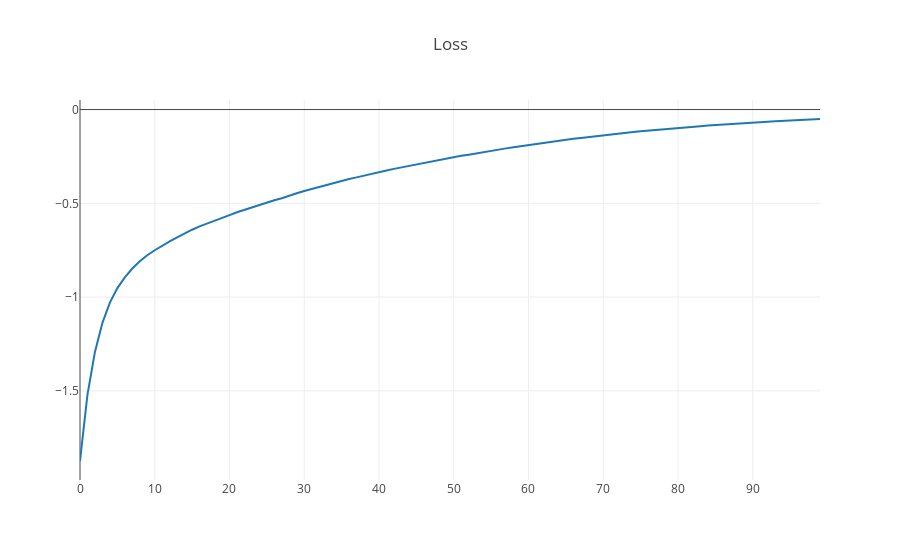

The code cell stored with this chart in its notebook:
### Markdown cell above
Next, we perform backpropagation to train the critic.  First, we pass the XOR input data through the critic to perform forward propagation, then we calculate the negative MSE of the actual XOR output data and the critic's output.  We perform both of these operations within the `GradientTape` context manager, which records operations for automatic differentiation.  
We can then call the resulting `tape.gradient` method with the loss and weights we want to recieve the gradients for (i.e., the critic's trainable_weights).  This gives us back the gradients as tensors.  We can then iterate through the gradients and the critic's corresponding weights and add the gradients (multiplied by our learning rate `lr`) to the weights.

This will complete one iteration of backpropagation for our critic.  We repeat this process for `epochs` iterations, which should result in fairly accurate results.

https://www.tensorflow.org/api_docs/python/tf/GradientTape

### Code cell
lr = 0.01
epochs = 100
losses = []

for epoch in range(epochs):
    with tf.GradientTape() as tape:
        values = critic(input_data)
        critic_loss = -tf.reduce_sum((output_data - values)**2)

    losses.append(float(critic_loss))
    critic_grads = tape.gradient(critic_loss, critic.trainable_weights)
    for w, g in zip(critic.trainable_weights, critic_grads):
        w.assign_add(lr * g)

print('- critic_loss:\n', critic_loss)
print('\n- output_data:\n', output_data)
print('\n- values:\n', values)
print()

plotly.offline.iplot({
    "data": [go.Scatter(x=np.arange(len(losses)), y=losses)],
    "layout": go.Layout(title="Loss")
})

### Figure 1 — Plotly figure (JSON) as saved in the notebook; plotly's stock layout.template omitted (floating-point values rounded to 4 significant figures)
{"data": [{"type": "scatter", "uid": "dc287c62-2db9-48e5-9791-672ebd8e93fc", "x": [0, 1, 2, 3, 4, 5, 6, 7, 8, 9, 10, 11, 12, 13, 14, 15, 16, 17, 18, 19, 20, 21, 22, 23, 24, 25, 26, 27, 28, 29, 30, 31, 32, 33, 34, 35, 36, 37, 38, 39, 40, 41, 42, 43, 44, 45, 46, 47, 48, 49, 50, 51, 52, 53, 54, 55, 56, 57, 58, 59, 60, 61, 62, 63, 64, 65, 66, 67, 68, 69, 70, 71, 72, 73, 74, 75, 76, 77, 78, 79, 80, 81, 82, 83, 84, 85, 86, 87, 88, 89, 90, 91, 92, 93, 94, 95, 96, 97, 98, 99], "y": [-1.874, -1.52, -1.292, -1.137, -1.029, -0.9522, -0.8947, -0.8477, -0.8091, -0.7768, -0.7501, -0.7253, -0.703, -0.6813, -0.6603, -0.6408, -0.6233, -0.6073, -0.5916, -0.5766, -0.5628, -0.5476, -0.5342, -0.5219, -0.5087, -0.4974, -0.4833, -0.4725, -0.4584, -0.4466, -0.4344, -0.4235, -0.4122, -0.4004, -0.391, -0.3799, -0.3706, -0.3615, -0.3515, -0.3428, -0.3339, -0.325, -0.3164, -0.3084, -0.3006, -0.292, -0.284, -0.2767, -0.2689, -0.2614, -0.2545, -0.2469, -0.2407, -0.2333, -0.2266, -0.2194, -0.2131, -0.207, -0.2005, -0.1946, -0.1882, -0.1827, -0.1772, -0.1714, -0.1665, -0.1615, -0.1556, -0.1514, -0.1464, -0.1416, -0.1369, -0.1324, -0.1284, -0.1241, -0.1199, -0.1161, -0.1122, -0.1088, -0.105, -0.1012, -0.09789, -0.09482, -0.09122, -0.08847, -0.08567, -0.0826, -0.0795, -0.07689, -0.07437, -0.07168, -0.06922, -0.06681, -0.06453, -0.06246, -0.06008, -0.05789, -0.05597, -0.05413, -0.05215, -0.05038]}], "layout": {"autosize": true, "title": {"text": "Loss"}, "xaxis": {"autorange": true, "range": [0, 99], "type": "linear"}, "yaxis": {"autorange": true, "range": [-1.975, 0.05093], "type": "linear"}}}
